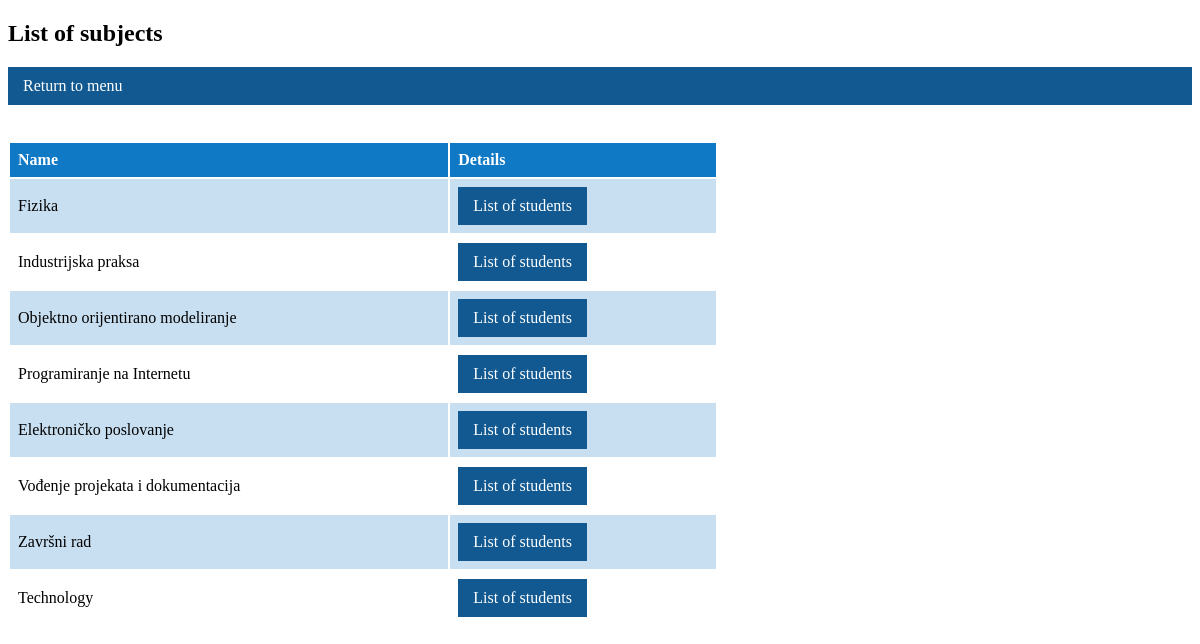
The page /list_of_subjects/ (signed in) on the database its author committed.
### LearnCrew/models.py (models this page shows)
class Predmeti(models.Model):
    name = models.CharField(max_length=255)
    kod = models.CharField(max_length=16)
    program = models.CharField(max_length=255)
    ects = models.IntegerField()
    sem_red = models.IntegerField()
    sem_izv = models.IntegerField()
    IZBORNI_PREDMET = (('Da','Da'), ('Ne','Ne'))
    izborni = models.CharField(max_length=30, choices=IZBORNI_PREDMET, blank=True)
    nositelj = models.ForeignKey(Korisnici, on_delete=models.CASCADE, null=True, blank=True)
    def __str__(self):
        return '%s %s' % (self.name, self.kod)

### LearnCrew/views.py (the view)
# urls.py: path('list_of_subjects/', views.get_all_subjects, name='list_of_subjects'),
def get_all_subjects(request):
    if str(request.user.uloga) == 'adm':
        subjects = Predmeti.objects.all()
        return render(request, 'list_of_subjects.html', {"data": subjects})
    elif str(request.user.uloga) == 'prof':
        professor_id = request.user.id
        professor = Korisnici.objects.get(id=professor_id)
        print(professor)
        subjects = Predmeti.objects.filter(nositelj=professor)
        print(subjects)
        return render(request, 'list_of_subjectsProf.html', {"data": subjects})

### LearnCrew/models.py (called while the page is built)
    def __str__(self):
        return '%s' % (self.uloga, )

    def __str__(self):
        return '%s' % (self.email, )

### LearnCrew/templates/list_of_subjectsProf.html
{% extends 'base.html' %}
{% block subjects_prof %}
<h2>List of subjects</h2>
<ul>
    <li><a href="http://localhost:8000/home/professor/">Return to menu</a></li>
</ul>
<br><br>
<table style="width:60%">
    <tr>
        <th>Name</th>
        <th>Details</th>
    </tr>
    <tr>
{% for subject in data %}
<td>{{subject.name}}</td>
<td><a href="http://localhost:8000/list_of_studentsProf/{{subject.id}}">List of students </a></td></tr>
{% endfor %}
 </table>
{% endblock %}

### LearnCrew/templates/base.html (shortened to what this page needs)
<!DOCTYPE html>
<html lang="en">
<head>
</head>
<body>
   {% block subjects_prof %}
   {% endblock %}
</body>
</html>

### LearnCrew/templates/base.html (style rules this page uses)
table { border-collapse: separate; width: 70%; }
th, td { text-align: left; padding: 8px; }
tr:nth-child(even) { background-color: #C7DFF1 }
th { background-color: #0F79C6; color: white; }
ul { list-style-type: none; margin: 0; padding: 0; overflow: hidden; background-color: #115990; }
li { float: left; }
li a { display: block; color: white; text-align: center; padding: 14px 16px; text-decoration: none; }
a:link, a:visited { background-color: #115990; color: white; padding: 10px 15px; text-align: center; text-decoration: none; display: inline-block; }

### rows shown on the page
Predmeti: name "Fizika"
Predmeti: name "Industrijska praksa"
Predmeti: name "Objektno orijentirano modeliranje"
Predmeti: name "Programiranje na Internetu"
Predmeti: name "Elektroničko poslovanje"
Predmeti: name "Vođenje projekata i dokumentacija"
Predmeti: name "Završni rad"
Predmeti: name "Technology"
